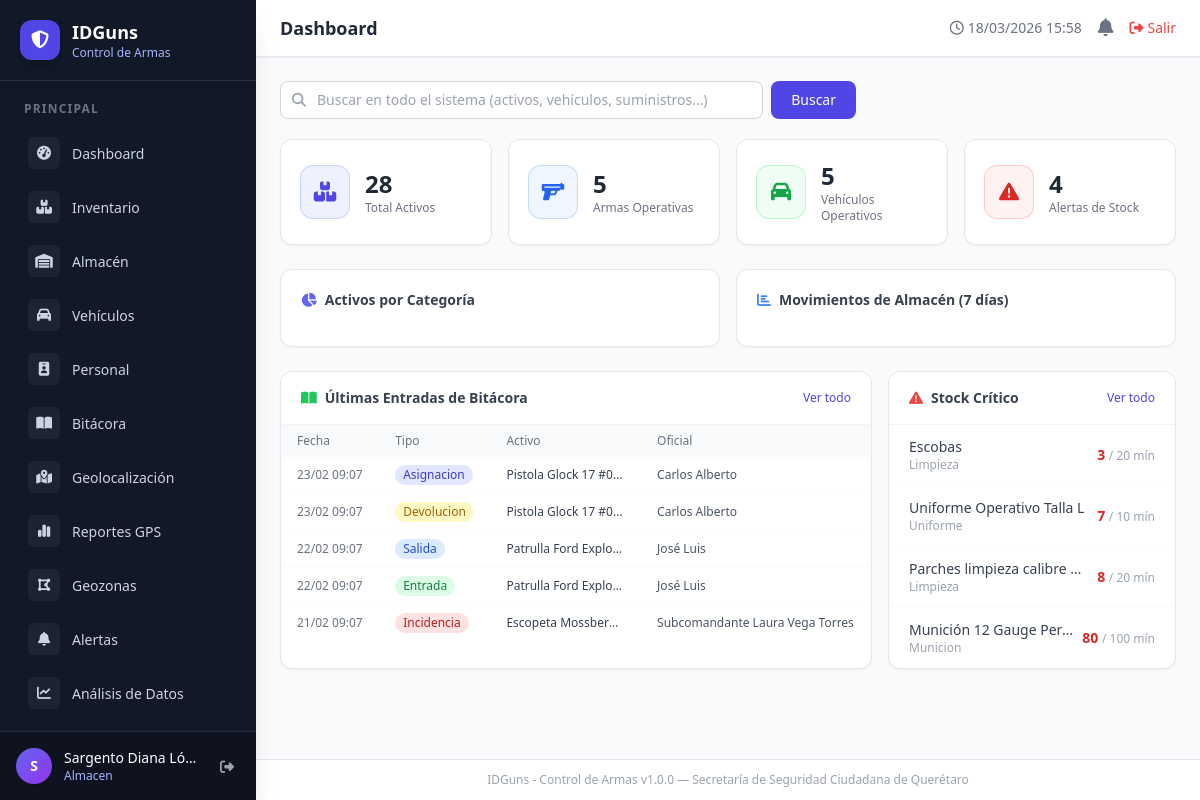
/ (signed in), run on the app's committed database.
### tables this page shows
CREATE TABLE `bitacora` (
  `id` int(10) UNSIGNED NOT NULL,
  `tipo` enum('entrada','salida','asignacion','devolucion','incidencia') NOT NULL,
  `activo_id` int(10) UNSIGNED DEFAULT NULL,
  `activo_tipo` varchar(60) DEFAULT NULL,
  `responsable_id` int(10) UNSIGNED DEFAULT NULL,
  `oficial_id` int(10) UNSIGNED DEFAULT NULL,
  `descripcion` text,
  `estado_anterior` varchar(80) DEFAULT NULL,
  `estado_nuevo` varchar(80) DEFAULT NULL,
  `turno` enum('matutino','vespertino','nocturno') NOT NULL DEFAULT 'matutino',
  `fecha` datetime NOT NULL DEFAULT CURRENT_TIMESTAMP,
  `created_at` datetime NOT NULL DEFAULT CURRENT_TIMESTAMP
);

CREATE TABLE `activos` (
  `id` int(10) UNSIGNED NOT NULL,
  `codigo` varchar(30) NOT NULL,
  `nombre` varchar(150) NOT NULL,
  `categoria` varchar(80) NOT NULL DEFAULT 'otro',
  `marca` varchar(80) DEFAULT NULL,
  `modelo` varchar(80) DEFAULT NULL,
  `serie` varchar(80) DEFAULT NULL,
  `color` varchar(40) DEFAULT NULL,
  `estado` enum('activo','baja','mantenimiento') NOT NULL DEFAULT 'activo',
  `responsable_id` int(10) UNSIGNED DEFAULT NULL,
  `personal_id` int(10) UNSIGNED DEFAULT NULL COMMENT 'Responsable del activo (tabla personal)',
  `ubicacion` varchar(150) DEFAULT NULL,
  `descripcion` text,
  `fecha_adquisicion` date DEFAULT NULL,
  `valor` decimal(12,2) DEFAULT NULL,
  `imagen` varchar(255) DEFAULT NULL,
  `created_at` datetime NOT NULL DEFAULT CURRENT_TIMESTAMP
);

CREATE TABLE `oficiales` (
  `id` int(10) UNSIGNED NOT NULL,
  `nombre` varchar(80) NOT NULL,
  `apellidos` varchar(100) NOT NULL,
  `placa` varchar(30) NOT NULL,
  `rango` varchar(60) NOT NULL DEFAULT 'Policía Municipal',
  `turno` enum('matutino','vespertino','nocturno') NOT NULL DEFAULT 'matutino',
  `activo` tinyint(1) NOT NULL DEFAULT '1',
  `created_at` datetime NOT NULL DEFAULT CURRENT_TIMESTAMP
);

CREATE TABLE `users` (
  `id` int(10) UNSIGNED NOT NULL,
  `nombre` varchar(120) NOT NULL,
  `username` varchar(60) NOT NULL,
  `email` varchar(120) DEFAULT NULL,
  `password` varchar(255) NOT NULL,
  `rol` enum('superadmin','admin','almacen','bitacora') NOT NULL DEFAULT 'bitacora',
  `activo` tinyint(1) UNSIGNED NOT NULL DEFAULT '1',
  `created_at` datetime NOT NULL DEFAULT CURRENT_TIMESTAMP
);

CREATE TABLE `suministros` (
  `id` int(10) UNSIGNED NOT NULL,
  `nombre` varchar(150) NOT NULL,
  `categoria` varchar(60) NOT NULL DEFAULT 'otro',
  `unidad` varchar(30) NOT NULL DEFAULT 'pieza',
  `stock_actual` int(11) NOT NULL DEFAULT '0',
  `stock_minimo` int(11) NOT NULL DEFAULT '10',
  `stock_maximo` int(11) NOT NULL DEFAULT '100',
  `ubicacion` varchar(150) DEFAULT NULL,
  `proveedor` varchar(120) DEFAULT NULL,
  `precio_unitario` decimal(10,2) DEFAULT NULL,
  `created_at` datetime NOT NULL DEFAULT CURRENT_TIMESTAMP
);

### app/controllers/BaseController.php (called while the page is built, shortened)
<?php
class BaseController
{
    protected function render(string $view, array $data = [], string $layout = 'main'): void
    {
        extract($data);
        $viewFile = ROOT_PATH . '/app/views/' . $view . '.php';
        require $viewFile;
    }
}

### app/controllers/DashboardController.php (called while the page is built, shortened)
<?php
class DashboardController extends BaseController
{
    public function index(): void
    {
        $assetModel  = new Asset();
        $weaponModel = new Weapon();
        $vehicleModel= new Vehicle();
        $supplyModel = new Supply();
        $logModel    = new LogEntry();
        $totalActivos      = $assetModel->count();
        $armasOperativas   = $weaponModel->countOperativas();
        $vehiculosOper     = $vehicleModel->countOperativos();
        $alertasStock      = $supplyModel->countLowStock();
        $categoriaStats    = $assetModel->getCategoryStats();
        $catLabels         = array_column($categoriaStats, 'categoria');
        $catValues         = array_column($categoriaStats, 'total');
        $movimientosDia    = $supplyModel->getMovimientosPorDia(7);
        $recentBitacora    = $logModel->getRecent(8);
        $lowStock          = $supplyModel->getLowStock();
        $statusStats       = $assetModel->getStatsByStatus();
        $this->render('dashboard/index', [
            'title'           => 'Dashboard',
            'flash'           => $this->getFlash(),
            'totalActivos'    => $totalActivos,
            'armasOperativas' => $armasOperativas,
            'vehiculosOper'   => $vehiculosOper,
            'alertasStock'    => $alertasStock,
            'catLabels'       => json_encode($catLabels),
            'catValues'       => json_encode($catValues),
            'movimientosDia'  => json_encode($movimientosDia),
            'recentBitacora'  => $recentBitacora,
            'lowStock'        => $lowStock,
            'statusStats'     => $statusStats,
        ]);
    }
}

### index.php (called while the page is built, shortened)
<?php
require_once __DIR__ . '/config/database.php';
require_once __DIR__ . '/app/controllers/BaseController.php';
require_once __DIR__ . '/app/models/BaseModel.php';
$requestUri = parse_url($_SERVER['REQUEST_URI'] ?? '/', PHP_URL_PATH);
$uri        = $requestUri;
$uri = trim($uri ?: '/', '/');
$controller = null;
$action     = null;
if (isset($routes[$uri])) {
    [$controller, $action] = $routes[$uri];
}
$obj = new $controller();
$obj->$action();

### config/database.php (called while the page is built, shortened)
<?php
class Database
{
    private static ?PDO $instance = null;
    public static function getInstance(): PDO
    {
        if (self::$instance === null) {
            $dsn     = 'mysql:host=' . DB_HOST . ';dbname=' . DB_NAME . ';charset=' . DB_CHARSET;
            $options = [
                PDO::ATTR_ERRMODE            => PDO::ERRMODE_EXCEPTION,
                PDO::ATTR_DEFAULT_FETCH_MODE => PDO::FETCH_ASSOC,
                PDO::ATTR_EMULATE_PREPARES   => false,
                PDO::MYSQL_ATTR_INIT_COMMAND => "SET NAMES utf8mb4 COLLATE utf8mb4_unicode_ci",
            ];
            self::$instance = new PDO($dsn, DB_USER, DB_PASS, $options);
        }
        return self::$instance;
    }
}

### app/models/BaseModel.php (called while the page is built, shortened)
<?php
class BaseModel
{
    protected PDO    $db;
    protected string $table = '';
    public function __construct()
    {
        $this->db = Database::getInstance();
    }
    public function count(array $conditions = []): int
    {
        [$where, $params] = $this->buildWhere($conditions);
        $stmt = $this->db->prepare("SELECT COUNT(*) FROM {$this->table}" . $where);
        $stmt->execute($params);
        return (int) $stmt->fetchColumn();
    }
    public function query(string $sql, array $params = []): array
    {
        $stmt = $this->db->prepare($sql);
        $stmt->execute($params);
        return $stmt->fetchAll();
    }
    private function buildWhere(array $conditions): array
    {
        if (empty($conditions)) return ['', []];
        $wheres = [];
        $params = [];
        return [' WHERE ' . implode(' AND ', $wheres), $params];
    }
}

### app/models/Weapon.php (called while the page is built, shortened)
<?php
class Weapon extends BaseModel
{
    public function countOperativas(): int
    {
        return (int) $this->query(
            "SELECT COUNT(*) AS total FROM armas WHERE estado = 'operativa'"
        )[0]['total'];
    }
}

### app/models/Vehicle.php (called while the page is built, shortened)
<?php
class Vehicle extends BaseModel
{
    public function countOperativos(): int
    {
        $result = $this->query("SELECT COUNT(*) AS total FROM vehiculos WHERE estado = 'operativo'");
        return (int) ($result[0]['total'] ?? 0);
    }
}

### app/models/Supply.php (called while the page is built, shortened)
<?php
class Supply extends BaseModel
{
    public function getLowStock(): array
    {
        return $this->query(
            "SELECT * FROM suministros WHERE stock_actual <= stock_minimo ORDER BY stock_actual ASC"
        );
    }
    public function countLowStock(): int
    {
        $result = $this->query("SELECT COUNT(*) AS total FROM suministros WHERE stock_actual <= stock_minimo");
        return (int) ($result[0]['total'] ?? 0);
    }
}

### app/models/LogEntry.php (called while the page is built, shortened)
<?php
class LogEntry extends BaseModel
{
    public function getRecent(int $limit = 8): array
    {
        return $this->query(
            "SELECT b.*, u.nombre AS responsable_nombre,
                    o.nombre AS oficial_nombre, a.nombre AS activo_nombre
             FROM bitacora b
             LEFT JOIN users u     ON b.responsable_id = u.id
             LEFT JOIN oficiales o ON b.oficial_id = o.id
             LEFT JOIN activos a   ON b.activo_id = a.id
             ORDER BY b.fecha DESC LIMIT {$limit}"
        );
    }
}

### app/views/dashboard/index.php (the view, shortened to what this page needs)
<div class="mb-5">
    <form method="GET" action="<?= BASE_URL ?>/dashboard/buscar" class="flex gap-2 max-w-xl">
        <div class="relative flex-1">
            <i class="fa-solid fa-magnifying-glass absolute left-3 top-1/2 -translate-y-1/2 text-gray-400 text-sm"></i>
            <input type="text" name="q" placeholder="Buscar en todo el sistema (activos, vehículos, suministros…)"
                   class="w-full border border-gray-300 rounded-lg pl-9 pr-3 py-2 text-sm focus:ring-indigo-500 focus:border-indigo-500">
        </div>
        <button type="submit"
                class="bg-indigo-600 text-white px-5 py-2 rounded-lg text-sm font-medium hover:bg-indigo-700 transition-colors">
            Buscar
        </button>
    </form>
</div>
<div class="grid grid-cols-2 lg:grid-cols-4 gap-4 mb-6">
    <?php
    $cards = [
        ['label'=>'Total Activos',         'value'=>$totalActivos,    'icon'=>'fa-boxes-stacked', 'color'=>'indigo', 'href'=>'inventario'],
        ['label'=>'Armas Operativas',       'value'=>$armasOperativas, 'icon'=>'fa-gun',            'color'=>'blue',   'href'=>'inventario?categoria=arma'],
        ['label'=>'Vehículos Operativos',   'value'=>$vehiculosOper,   'icon'=>'fa-car',            'color'=>'green',  'href'=>'vehiculos'],
        ['label'=>'Alertas de Stock',       'value'=>$alertasStock,    'icon'=>'fa-triangle-exclamation','color'=>'red','href'=>'almacen?alerta=1'],
    ];
    $colorMap = [
        'indigo'=>['bg'=>'bg-indigo-50','icon'=>'text-indigo-600','ring'=>'ring-indigo-200'],
        'blue'  =>['bg'=>'bg-blue-50',  'icon'=>'text-blue-600',  'ring'=>'ring-blue-200'],
        'green' =>['bg'=>'bg-green-50', 'icon'=>'text-green-600', 'ring'=>'ring-green-200'],
        'red'   =>['bg'=>'bg-red-50',   'icon'=>'text-red-600',   'ring'=>'ring-red-200'],
    ];
    foreach ($cards as $c):
        $cl = $colorMap[$c['color']];
    ?>
    <a href="<?= BASE_URL ?>/<?= $c['href'] ?>"
       class="bg-white rounded-xl shadow-sm border border-gray-200 p-5 flex items-center gap-4 hover:shadow-md transition-shadow">
        <div class="<?= $cl['bg'] ?> p-3 rounded-xl ring-1 <?= $cl['ring'] ?>">
            <i class="fa-solid <?= $c['icon'] ?> <?= $cl['icon'] ?> text-xl w-6 text-center"></i>
        </div>
        <div>
            <p class="text-2xl font-bold text-gray-800"><?= $c['value'] ?></p>
            <p class="text-xs text-gray-500 font-medium"><?= $c['label'] ?></p>
        </div>
    </a>
    <?php endforeach; ?>
</div>
<div class="grid grid-cols-1 lg:grid-cols-2 gap-4 mb-6">
    <div class="bg-white rounded-xl shadow-sm border border-gray-200 p-5">
        <h3 class="text-sm font-semibold text-gray-700 mb-4">
            <i class="fa-solid fa-chart-pie mr-2 text-indigo-500"></i>Activos por Categoría
        </h3>
    </div>
    <div class="bg-white rounded-xl shadow-sm border border-gray-200 p-5">
        <h3 class="text-sm font-semibold text-gray-700 mb-4">
            <i class="fa-solid fa-chart-bar mr-2 text-blue-500"></i>Movimientos de Almacén (7 días)
        </h3>
    </div>
</div>
<div class="grid grid-cols-1 lg:grid-cols-3 gap-4">
    <div class="lg:col-span-2 bg-white rounded-xl shadow-sm border border-gray-200">
        <div class="flex items-center justify-between px-5 py-4 border-b border-gray-100">
            <h3 class="text-sm font-semibold text-gray-700">
                <i class="fa-solid fa-book-open mr-2 text-green-500"></i>Últimas Entradas de Bitácora
            </h3>
            <a href="<?= BASE_URL ?>/bitacora" class="text-xs text-indigo-600 hover:underline">Ver todo</a>
        </div>
        <div class="overflow-x-auto">
            <table class="w-full text-xs">
                <thead class="bg-gray-50">
                    <tr>
                        <th class="text-left px-4 py-2 text-gray-500 font-medium">Fecha</th>
                        <th class="text-left px-4 py-2 text-gray-500 font-medium">Tipo</th>
                        <th class="text-left px-4 py-2 text-gray-500 font-medium">Activo</th>
                        <th class="text-left px-4 py-2 text-gray-500 font-medium">Oficial</th>
                    </tr>
                </thead>
                <tbody class="divide-y divide-gray-50">
                <?php if (empty($recentBitacora)): ?>
                <tr><td colspan="4" class="text-center py-8 text-gray-400">Sin entradas aún</td></tr>
                <?php else: ?>
                <?php foreach ($recentBitacora as $entry):
                    $tipoColors = ['entrada'=>'green','salida'=>'blue','asignacion'=>'indigo','devolucion'=>'yellow','incidencia'=>'red'];
                    $col = $tipoColors[$entry['tipo']] ?? 'gray';
                ?>
                <tr class="hover:bg-gray-50">
                    <td class="px-4 py-2 text-gray-500"><?= date('d/m H:i', strtotime($entry['fecha'])) ?></td>
                    <td class="px-4 py-2">
                        <span class="inline-block px-2 py-0.5 rounded-full text-xs font-medium bg-<?= $col ?>-100 text-<?= $col ?>-700">
                            <?= htmlspecialchars(ucfirst($entry['tipo']), ENT_QUOTES, 'UTF-8') ?>
                        </span>
                    </td>
                    <td class="px-4 py-2 text-gray-700 font-medium truncate max-w-[150px]"><?= htmlspecialchars($entry['activo_nombre'] ?? '—', ENT_QUOTES, 'UTF-8') ?></td>
                    <td class="px-4 py-2 text-gray-600"><?= htmlspecialchars($entry['oficial_nombre'] ?? $entry['responsable_nombre'] ?? '—', ENT_QUOTES, 'UTF-8') ?></td>
                </tr>
                <?php endforeach; ?>
                <?php endif; ?>
                </tbody>
            </table>
        </div>
    </div>
    <div class="bg-white rounded-xl shadow-sm border border-gray-200">
        <div class="flex items-center justify-between px-5 py-4 border-b border-gray-100">
            <h3 class="text-sm font-semibold text-gray-700">
                <i class="fa-solid fa-triangle-exclamation mr-2 text-red-500"></i>Stock Crítico
            </h3>
            <a href="<?= BASE_URL ?>/almacen?alerta=1" class="text-xs text-indigo-600 hover:underline">Ver todo</a>
        </div>
        <?php if (empty($lowStock)): ?>
        <div class="py-8 text-center text-sm text-green-600">
            <i class="fa-solid fa-circle-check text-2xl mb-2 block"></i>Sin alertas de stock
        </div>
        <?php else: ?>
        <ul class="divide-y divide-gray-50 text-sm">
        <?php foreach (array_slice($lowStock, 0, 6) as $s): ?>
            <li class="px-5 py-3 flex items-center justify-between hover:bg-gray-50">
                <div class="min-w-0">
                    <p class="font-medium text-gray-700 truncate"><?= htmlspecialchars($s['nombre'], ENT_QUOTES, 'UTF-8') ?></p>
                    <p class="text-xs text-gray-400"><?= htmlspecialchars(ucfirst($s['categoria']), ENT_QUOTES, 'UTF-8') ?></p>
                </div>
                <div class="text-right ml-2 flex-shrink-0">
                    <span class="text-red-600 font-bold"><?= $s['stock_actual'] ?></span>
                    <span class="text-gray-400 text-xs"> / <?= $s['stock_minimo'] ?> mín</span>
                </div>
            </li>
        <?php endforeach; ?>
        </ul>
        <?php endif; ?>
    </div>
</div>

### data on the page
bitacora: fecha "23/02 09:07", tipo "Asignacion", activo.nombre "Pistola Glock 17 #001", oficial.nombre "Carlos Alberto"
bitacora: fecha "23/02 09:07", tipo "Devolucion", activo.nombre "Pistola Glock 17 #001", oficial.nombre "Carlos Alberto"
bitacora: fecha "22/02 09:07", tipo "Salida", activo.nombre "Patrulla Ford Explo…", oficial.nombre "José Luis"
bitacora: fecha "22/02 09:07", tipo "Entrada", activo.nombre "Patrulla Ford Explo…", oficial.nombre "José Luis"
bitacora: fecha "21/02 09:07", tipo "Incidencia", activo.nombre "Escopeta Mossber…", responsable.nombre "Subcomandante Laura Vega Torres"
suministros: nombre "Escobas", categoria "Limpieza", stock_actual "3", stock_minimo "20"
suministros: nombre "Uniforme Operativo Talla L", categoria "Uniforme", stock_actual "7", stock_minimo "10"
suministros: nombre "Parches limpieza calibre…", categoria "Limpieza", stock_actual "8", stock_minimo "20"
suministros: nombre "Munición 12 Gauge Per…", categoria "Municion", stock_actual "80", stock_minimo "100"

### other printed values
$label "Dashboard Inventario Almacén Vehículos Personal Bitácora Geolocalización Reportes GPS Geozonas Alertas Análisis de Datos"
substr($_SESSION['user_name'] ?? 'U', 0, 1) "S"
$_SESSION['user_name'] "Sargento Diana Ló…"
$_SESSION['user_role'] "Almacen"
$title "Dashboard"
$c['value'] "28"
$c['label'] "Total Activos"
$c['value'] "5"
$c['label'] "Armas Operativas"
$c['label'] "Vehículos Operativos"
$c['value'] "4"
$c['label'] "Alertas de Stock"
APP_NAME "IDGuns - Control de Armas"
APP_VERSION "1.0.0"
